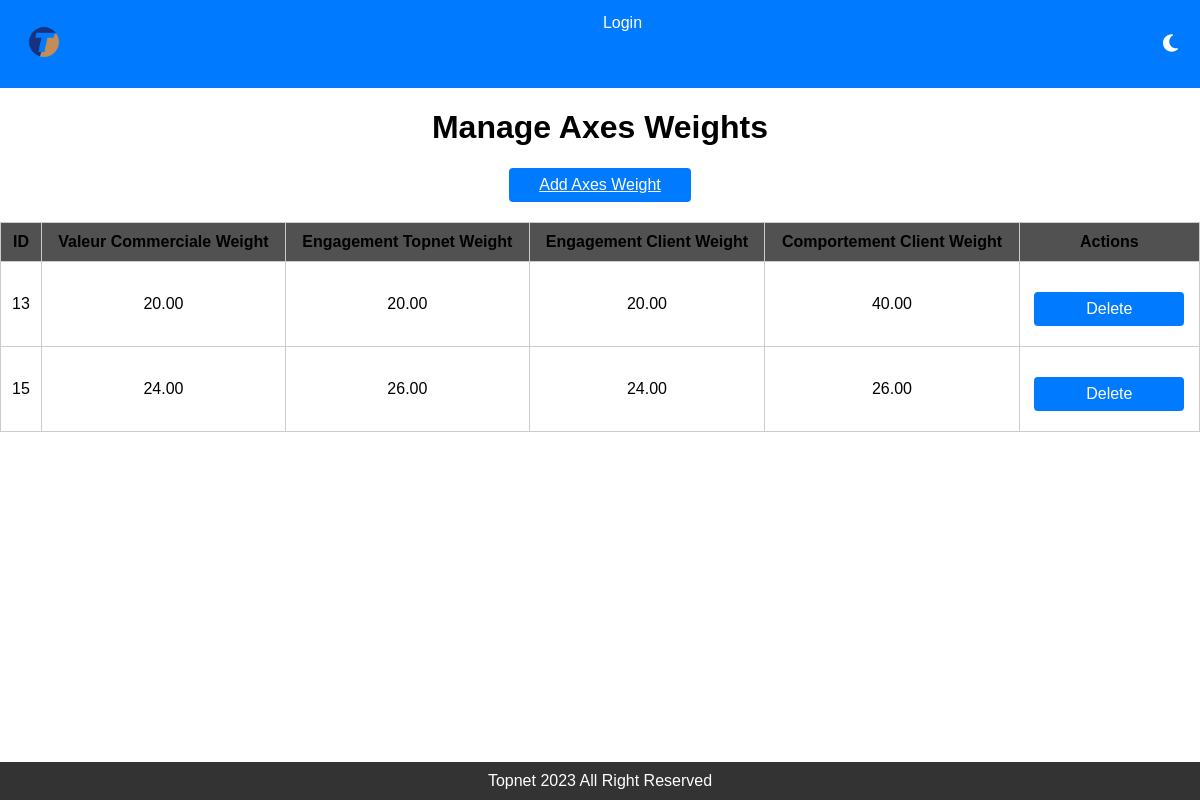
The app's page /user/axes_weight_list/ with its own data.
### client/models.py (models this page shows, shortened)
class AxesWeight(models.Model):
    valeur_commerciale_weight = models.DecimalField(max_digits=5, decimal_places=2, default=0)
    engagement_topnet_weight = models.DecimalField(max_digits=5, decimal_places=2, default=0)
    engagement_client_weight = models.DecimalField(max_digits=5, decimal_places=2, default=0)
    comportement_client_weight = models.DecimalField(max_digits=5, decimal_places=2, default=0)

### client/views.py (the view)
# urls.py: path('axes_weight_list/', axes_weight_list, name='axes_weight_list'),
def axes_weight_list(request):
    axes_weights = AxesWeight.objects.all()
    if request.method == 'POST':
        weight_id_to_delete = request.POST.get('delete_weight_id')
        if weight_id_to_delete:
            weight_to_delete = get_object_or_404(AxesWeight, id=weight_id_to_delete)
            weight_to_delete.delete()
            return redirect('axes_weight_list')  # Redirect back to the list after deletion
    context = {
        'axes_weights': axes_weights,
    }
    return render(request, 'client/axes_weight_list.html', context)

### score_app/templates/client/axes_weight_list.html (shortened to what this page needs)
{% extends "base.html" %}
{% block content %}
  <div class="module">
    <h1>Manage Axes Weights</h1>
    <div class="back-button-container">
        <a href="http://127.0.0.1:8000/admin/client/axesweight/" class="button-style" target="_blank">Add Axes Weight</a>
    </div>
    <table class="client-scores">
        <thead>
            <tr>
                <th>ID</th>
                <th>Valeur Commerciale Weight</th>
                <th>Engagement Topnet Weight</th>
                <th>Engagement Client Weight</th>
                <th>Comportement Client Weight</th>
                <th>Actions</th>
            </tr>
        </thead>
        <tbody>
            {% for axes_weight in axes_weights %}
            <tr>
                <td>{{ axes_weight.id }}</td>
                <td>{{ axes_weight.valeur_commerciale_weight }}</td>
                <td>{{ axes_weight.engagement_topnet_weight }}</td>
                <td>{{ axes_weight.engagement_client_weight }}</td>
                <td>{{ axes_weight.comportement_client_weight }}</td>
                <td>
                    <form method="post" action="{% url 'axes_weight_list' %}">
                        <button type="submit" class="button-style" onclick="return confirm('Are you sure you want to delete this weight?')">Delete</button>
                    </form>
                </td>
            </tr>
            {% endfor %}
        </tbody>
    </table>
  </div>
{% endblock %}

### score_app/templates/base.html (style rules this page uses)
body { font-family: Arial, sans-serif; margin: 0; padding: 0; display: flex; flex-direction: column; min-height: 100vh; }
h1 { text-align: center; }
form { margin-top: 20px; }

### score_app/templates/client/axes_weight_list.html (style rules this page uses)
table.client-scores { width: 100%; border-collapse: collapse; margin-top: 20px; }
table.client-scores th, table.client-scores td { border: 1px solid #ccc; padding: 10px; text-align: center; }
table.client-scores th { background-color: #525151; }
.button-style { background-color: #007bff; color: white; padding: 8px 16px; border: none; border-radius: 4px; cursor: pointer; font-size: 16px; margin: 10px auto; display: block; width: 150px; }
.back-button-container { text-align: center; margin-top: 20px; }

### records on screen
AxesWeight: id "13", valeur_commerciale_weight "20.00", engagement_topnet_weight "20.00", engagement_client_weight "20.00", comportement_client_weight "40.00"
AxesWeight: id "15", valeur_commerciale_weight "24.00", engagement_topnet_weight "26.00", engagement_client_weight "24.00", comportement_client_weight "26.00"
